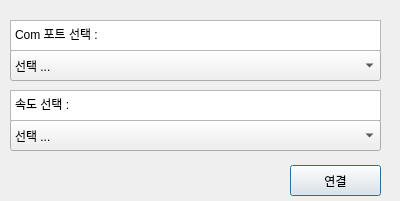
<?xml version="1.0" encoding="UTF-8"?>
<ui version="4.0">
 <class>Connection</class>
 <widget class="QDialog" name="Connection">
  <property name="geometry">
   <rect>
    <x>0</x>
    <y>0</y>
    <width>400</width>
    <height>201</height>
   </rect>
  </property>
  <property name="windowTitle">
   <string>Connection</string>
  </property>
  <widget class="QComboBox" name="cmbBaudrate">
   <property name="geometry">
    <rect>
     <x>10</x>
     <y>120</y>
     <width>371</width>
     <height>31</height>
    </rect>
   </property>
   <item>
    <property name="text">
     <string>선택 ...</string>
    </property>
   </item>
   <item>
    <property name="text">
     <string>110</string>
    </property>
   </item>
   <item>
    <property name="text">
     <string>300</string>
    </property>
   </item>
   <item>
    <property name="text">
     <string>600</string>
    </property>
   </item>
   <item>
    <property name="text">
     <string>1200</string>
    </property>
   </item>
   <item>
    <property name="text">
     <string>2400</string>
    </property>
   </item>
   <item>
    <property name="text">
     <string>4800</string>
    </property>
   </item>
   <item>
    <property name="text">
     <string>9600</string>
    </property>
   </item>
   <item>
    <property name="text">
     <string>14400</string>
    </property>
   </item>
   <item>
    <property name="text">
     <string>19200</string>
    </property>
   </item>
   <item>
    <property name="text">
     <string>38400</string>
    </property>
   </item>
   <item>
    <property name="text">
     <string>57600</string>
    </property>
   </item>
   <item>
    <property name="text">
     <string>115200</string>
    </property>
   </item>
   <item>
    <property name="text">
     <string>230400</string>
    </property>
   </item>
   <item>
    <property name="text">
     <string>460800</string>
    </property>
   </item>
   <item>
    <property name="text">
     <string>921600</string>
    </property>
   </item>
  </widget>
  <widget class="QComboBox" name="cmbPort">
   <property name="geometry">
    <rect>
     <x>10</x>
     <y>50</y>
     <width>371</width>
     <height>31</height>
    </rect>
   </property>
   <item>
    <property name="text">
     <string>선택 ...</string>
    </property>
   </item>
  </widget>
  <widget class="QPushButton" name="btnConnect">
   <property name="geometry">
    <rect>
     <x>290</x>
     <y>165</y>
     <width>91</width>
     <height>31</height>
    </rect>
   </property>
   <property name="text">
    <string>연결</string>
   </property>
  </widget>
  <widget class="QPlainTextEdit" name="plainTextEdit">
   <property name="geometry">
    <rect>
     <x>10</x>
     <y>20</y>
     <width>371</width>
     <height>31</height>
    </rect>
   </property>
   <property name="plainText">
    <string>Com 포트 선택 :</string>
   </property>
  </widget>
  <widget class="QPlainTextEdit" name="plainTextEdit_2">
   <property name="geometry">
    <rect>
     <x>10</x>
     <y>90</y>
     <width>371</width>
     <height>31</height>
    </rect>
   </property>
   <property name="plainText">
    <string>속도 선택 :</string>
   </property>
  </widget>
 </widget>
 <resources/>
 <connections/>
</ui>
